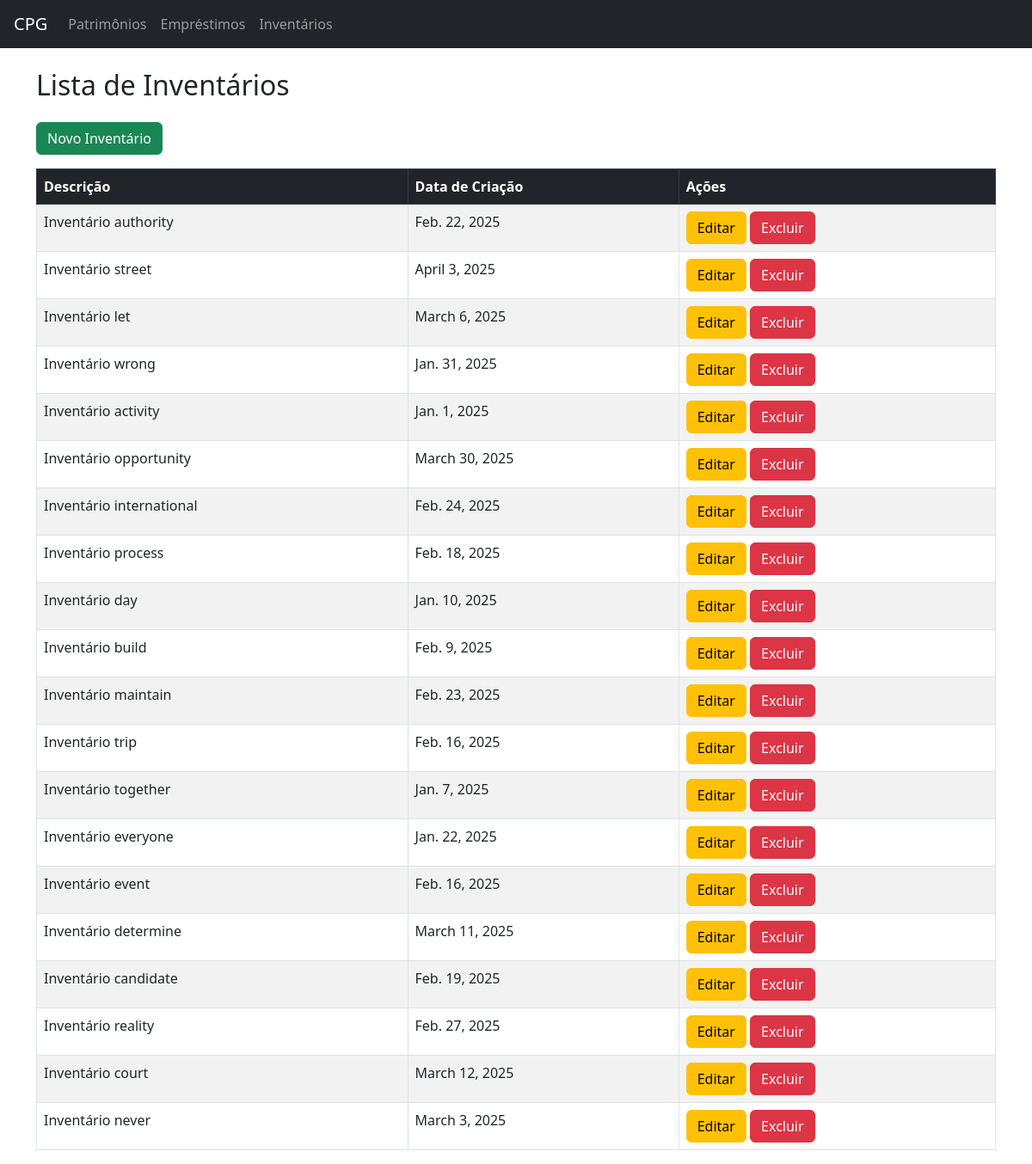
The app's page /sistema/inventarios/, older data.
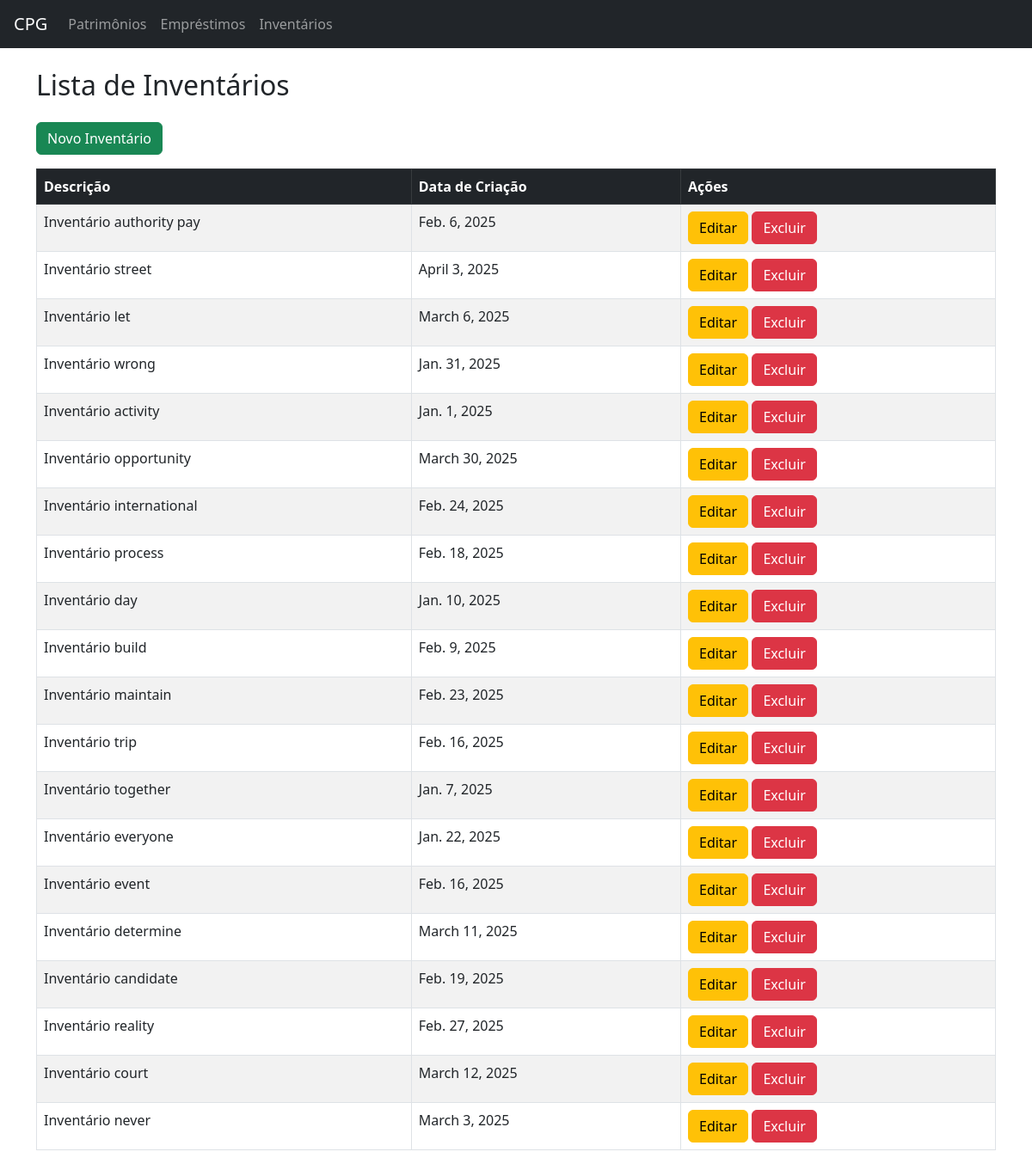
The same page, newer data.
### patrimonio/models.py (models this page shows, shortened)
class Inventario(models.Model):
    inv_descricao = models.CharField(max_length=255)
    inv_data_criacao = models.DateField()

### patrimonio/views.py (the view)
# urls.py: path('inventarios/', views.listar_inventarios, name='listar_inventarios'),
def listar_inventarios(request):
    inventarios = Inventario.objects.all()
    return render(request, 'inventarios/listar_inventario.html', {'inventarios': inventarios})

### patrimonio/templates/inventarios/listar_inventario.html
{% extends 'inventarios/base.html' %}
{% block content %}
<h2 class="mb-4">Lista de Inventários</h2>
<a href="{% url 'criar_inventario' %}" class="btn btn-success mb-3">Novo Inventário</a>
<table class="table table-striped table-bordered">
    <thead class="table-dark">
        <tr>
            <th>Descrição</th>
            <th>Data de Criação</th>
            <th>Ações</th>
        </tr>
    </thead>
    <tbody>
        {% for inventario in inventarios %}
        <tr>
            <td>{{ inventario.inv_descricao }}</td>
            <td>{{ inventario.inv_data_criacao }}</td>
            <td>
                <a href="{% url 'editar_inventario' inventario.id %}" class="btn btn-warning">Editar</a>
                <a href="{% url 'excluir_inventario' inventario.id %}" class="btn btn-danger"
                   onclick="return confirm('Tem certeza que deseja excluir este inventário?');">Excluir</a>
            </td>
        </tr>
        {% empty %}
        <tr>
            <td colspan="3" class="text-center">Nenhum inventário cadastrado.</td>
        </tr>
        {% endfor %}
    </tbody>
</table>
{% endblock %}

Row changes from the older to the newer data that the page shows:
changed Inventario: inv_descricao "Inventário authority" → "Inventário authority pay"; inv_data_criacao "Feb. 22, 2025" → "Feb. 6, 2025"
